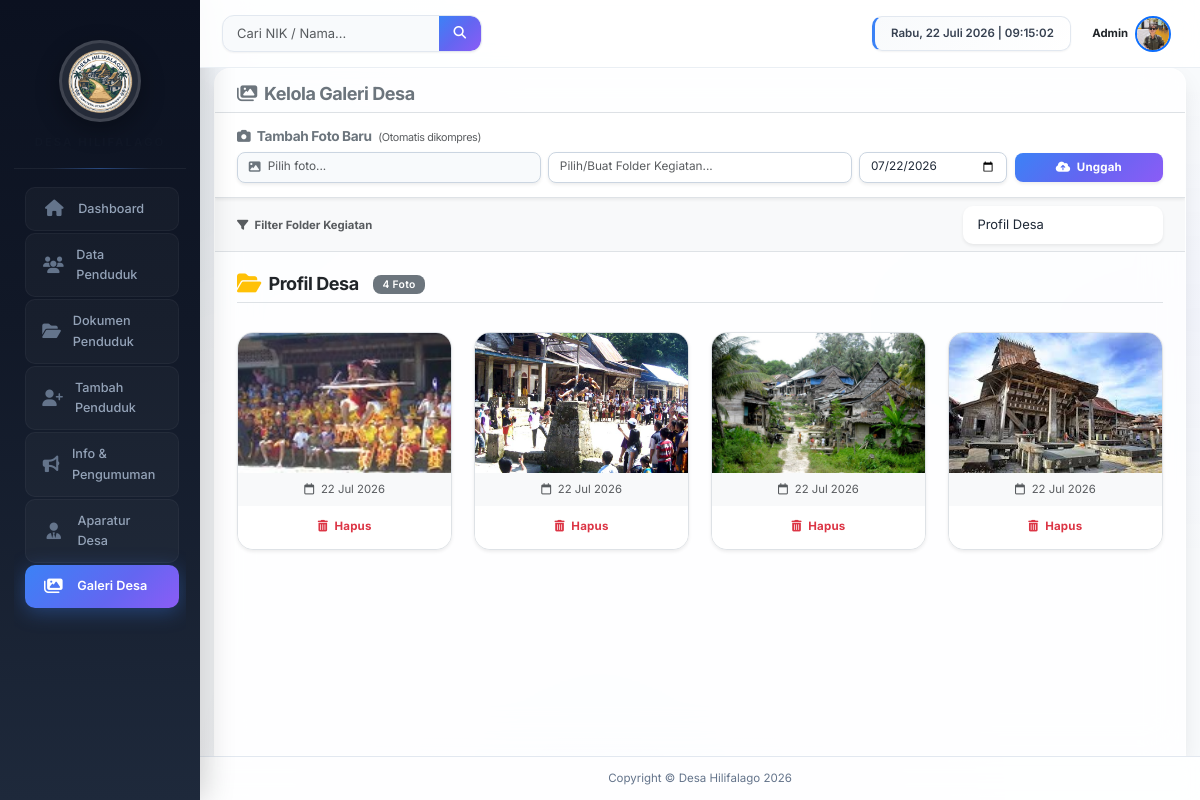
The app's page /galeri.php?filter_judul=Profil Desa with its own data.
### tables this page shows
CREATE TABLE `galeri` (
  `id_galeri` int(11) NOT NULL,
  `file_foto` varchar(255) DEFAULT NULL,
  `judul_kegiatan` varchar(150) DEFAULT NULL,
  `tanggal_kegiatan` date DEFAULT NULL
);

### galeri.php (the view, shortened to what this page needs)
<?php
require_once 'koneksi.php';
$gallery_dir = 'galeri_img/';
$pdo->exec("UPDATE galeri SET judul_kegiatan = 'Profil Desa' WHERE TRIM(judul_kegiatan) = '' OR judul_kegiatan IS NULL");
$filter_judul = $_GET['filter_judul'] ?? '';
$query_galeri = "SELECT * FROM galeri";
$params_galeri = [];
if (!empty($filter_judul)) {
    $query_galeri .= " WHERE judul_kegiatan = :judul";
    $params_galeri[':judul'] = $filter_judul;
}
$query_galeri .= " ORDER BY tanggal_kegiatan DESC, id_galeri DESC";
$stmt = $pdo->prepare($query_galeri);
$stmt->execute($params_galeri);
$images = $stmt->fetchAll();
$stmt_titles = $pdo->query("SELECT DISTINCT judul_kegiatan FROM galeri ORDER BY judul_kegiatan ASC");
$unique_titles = $stmt_titles->fetchAll(PDO::FETCH_COLUMN);
?>
<!DOCTYPE html>
<html lang="id">
<head>
    <link href="https://cdn.jsdelivr.net/npm/bootstrap@5.3.0/dist/css/bootstrap.min.css" rel="stylesheet">
    <link rel="stylesheet" href="https://cdn.jsdelivr.net/npm/@fancyapps/ui@5.0/dist/fancybox/fancybox.css" />
    <link rel="stylesheet" href="https://cdnjs.cloudflare.com/ajax/libs/font-awesome/6.4.0/css/all.min.css">
    <link rel="stylesheet" href="style.css?v=<?= time() ?>">
</head>
<body>
    <div class="container-fluid p-0">
        <div class="row g-0">
            <?php include 'sidebar.php'; ?>
            <div class="col-md-9 col-lg-10 d-flex flex-column" style="height: 100vh; overflow-x: hidden;">
                <?php include 'topbar.php'; ?>
                <div class="flex-grow-1 d-flex flex-column" style="overflow: hidden;">
                    <div class="pt-0 pb-0 px-3 d-flex flex-column flex-grow-1" style="overflow: hidden;">
                        <div class="card shadow-sm glass-card border-0 mb-0 mt-0 flex-grow-1 d-flex flex-column" style="max-height: 100%; overflow: hidden; border-bottom-left-radius: 0 !important; border-bottom-right-radius: 0 !important;">
                            <div class="card-header bg-transparent border-bottom pt-3 px-4 pb-2">
                                <h5 class="fw-bold text-secondary mb-0"><i class="fa-solid fa-images me-2"></i>Kelola Galeri Desa</h5>
                            </div>
                            <div class="bg-white px-3 px-md-4 py-3 border-bottom shadow-sm" style="z-index: 1020; position: relative;">
                                <h6 class="fw-bold text-secondary mb-2" style="font-size: 0.95rem; border: none; padding: 0;">
                                    <i class="fa-solid fa-camera me-1"></i> Tambah Foto Baru
                                    <small class="text-muted fw-normal ms-1" style="font-size: 0.75rem;">(Otomatis dikompres)</small>
                                </h6>
                                <form method="POST" enctype="multipart/form-data" class="row g-2 align-items-center">
                                    <div class="col-md-4">
                                        <label for="inputFotoGaleri" class="form-control form-control-sm d-flex align-items-center mb-0 shadow-sm" style="cursor: pointer; overflow: hidden; white-space: nowrap; text-overflow: ellipsis; background: #f8fafc !important;">
                                            <i class="fa-solid fa-image text-secondary me-2"></i> <span id="namaFileFoto" class="text-muted">Pilih foto...</span>
                                        </label>
                                    </div>
                                    <div class="col-md-4">
                                        <input type="text" name="judul_kegiatan" list="folderKegiatan" class="form-control form-control-sm shadow-sm" placeholder="Pilih/Buat Folder Kegiatan..." required autocomplete="off" title="Pilih folder yang sudah ada atau ketik nama folder baru">
                                    </div>
                                    <div class="col-md-2">
                                        <input type="date" name="tanggal_kegiatan" class="form-control form-control-sm shadow-sm" value="<?= date('Y-m-d') ?>" required>
                                    </div>
                                    <div class="col-md-2">
                                        <button type="submit" class="btn btn-primary btn-sm w-100 fw-bold shadow-sm">
                                            <i class="fa-solid fa-cloud-arrow-up me-1"></i> Unggah
                                        </button>
                                    </div>
                                </form>
                            </div>
                            <div class="px-3 px-md-4 py-2 bg-light border-bottom d-flex justify-content-between align-items-center">
                                <span class="small fw-bold text-muted"><i class="fa-solid fa-filter me-1"></i> Filter Folder Kegiatan</span>
                                <form method="GET" class="d-flex gap-2 m-0">
                                    <select name="filter_judul" class="form-select form-select-sm shadow-sm border-0" onchange="this.form.submit()" style="min-width: 200px;">
                                        <?php foreach ($unique_titles as $title): ?>
                                            <option value="<?= htmlspecialchars($title) ?>" <?= $filter_judul === $title ? 'selected' : '' ?>><?= htmlspecialchars($title) ?></option>
                                        <?php endforeach; ?>
                                    </select>
                                </form>
                            </div>
                            <div class="card-body p-3 p-md-4" style="overflow-y: auto; -webkit-overflow-scrolling: touch;">
                                <div class="row g-2 g-md-4">
                                    <?php if (empty($images)): ?>
                                        <div class="col-12">
                                            <div class="text-center empty-state-container text-muted mx-auto" style="max-width: 600px;">
                                                <svg viewBox="0 0 24 24" fill="none" stroke-width="1.2" stroke-linecap="round" stroke-linejoin="round" class="empty-state-anim">
                                                    <rect x="3" y="3" width="18" height="18" rx="2" ry="2"></rect>
                                                    <circle cx="8.5" cy="8.5" r="1.5"></circle>
                                                    <polyline points="21 15 16 10 5 21"></polyline>
                                                </svg>
                                                <h4 class="fw-bold" style="color: #0b214a;">Galeri Masih Kosong</h4>
                                                <p>Belum ada foto kegiatan atau infrastruktur yang ditambahkan.<br>Silakan unggah foto baru menggunakan form di atas.</p>
                                            </div>
                                        </div>
                                    <?php else: ?>
                                        <?php
                                        $albums = [];
                                        foreach ($images as $img) {
                                            $judul = $img['judul_kegiatan'];
                                            if (!isset($albums[$judul])) $albums[$judul] = [];
                                            $albums[$judul][] = $img;
                                        }
                                        ?>
                                        <?php foreach ($albums as $judul => $album_images): ?>
                                            <div class="col-12 mt-4 mb-2">
                                                <div class="d-flex align-items-center border-bottom pb-2">
                                                    <i class="fa-solid fa-folder-open text-warning fs-4 me-2"></i>
                                                    <h6 class="fw-bold text-dark mb-0 fs-5"><?= htmlspecialchars($judul) ?></h6>
                                                    <span class="badge bg-secondary ms-3"><?= count($album_images) ?> Foto</span>
                                                </div>
                                            </div>
                                            <?php foreach ($album_images as $row): ?>
                                                <div class="col-6 col-md-4 col-lg-3">
                                                    <div class="card gallery-card shadow-sm position-relative h-100 d-flex flex-column border">
                                                        <a href="<?= $gallery_dir . rawurlencode($row['file_foto']) ?>" data-fancybox="gallery-<?= md5($judul) ?>" data-caption="<?= htmlspecialchars($row['judul_kegiatan']) ?> (<?= date('d M Y', strtotime($row['tanggal_kegiatan'])) ?>)">
                                                            <img src="<?= $gallery_dir . rawurlencode($row['file_foto']) ?>?t=<?= file_exists($gallery_dir . $row['file_foto']) ? filemtime($gallery_dir . $row['file_foto']) : time() ?>" class="card-img-top" style="height: 140px; width: 100%; object-fit: cover; display: block;" alt="Foto Kegiatan" onerror="this.src='https://via.placeholder.com/300?text=Gambar+Rusak'">
                                                    </a>
                                                        <div class="card-body p-2 text-center flex-grow-1 d-flex flex-column justify-content-center bg-light">
                                                        <small class="text-muted"><i class="fa-regular fa-calendar me-1"></i> <?= date('d M Y', strtotime($row['tanggal_kegiatan'])) ?></small>
                                                    </div>
                                                        <div class="card-footer text-center mt-auto p-2 bg-white border-top-0">
                                                            <button type="button" class="btn btn-sm btn-outline-danger btn-hapus w-100 fw-bold" data-id="<?= $row['id_galeri'] ?>" data-file="<?= htmlspecialchars($row['file_foto']) ?>"><i class="fa-solid fa-trash-can me-1"></i> Hapus</button>
                                                    </div>
                                                </div>
                                            </div>
                                        <?php endforeach; ?>
                                        <?php endforeach; ?>
                                    <?php endif; ?>
                                </div>
                            </div>
                        </div>
                    </div>
                </div>
                <div class="mt-auto text-center small footer-marquee-official">
                    <span>Copyright &copy; Desa Hilifalago <?= date('Y') ?></span>
                </div>
            </div>
        </div>
    </div>
</body>
</html>

### records on screen
galeri: judul_kegiatan "Profil Desa", count($album_images) "4", file_foto (picture), tanggal_kegiatan "22 Jul 2026"
galeri: file_foto (picture), tanggal_kegiatan "22 Jul 2026"
galeri: file_foto (picture), tanggal_kegiatan "22 Jul 2026"
galeri: file_foto (picture), tanggal_kegiatan "22 Jul 2026"

### other values on screen
form field filter_judul "Profil Desa"
